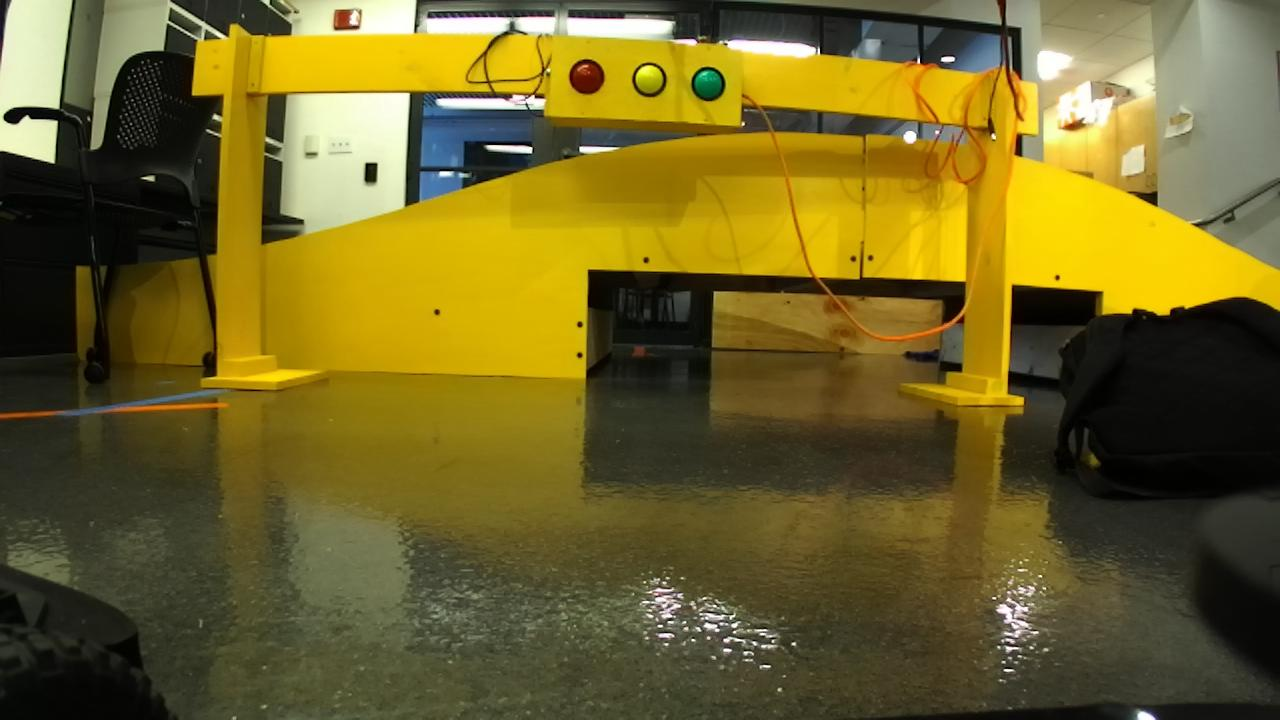
#> input picture src/final_challenge/images/4.jpg, 1280 x 720 px
$ python colour.py   (Python 2 division)   (older library calls are emulated)
#> lines starting #> are read from the running program, lines starting #| are printed output that depends on the picture; after the words box and inside, x2 and y2 are one past the last pixel; in counts of white or black regions, pixels touching at a corner belong together
'''
08/2/18
TEAM 08
RAHUL, CHASE, WILLIAM
BWSI

LICENSE: https://github.mit.edu/bwsi-racecar-students-2018/gr8-week3-team08/blob/master/LICENSE.md

'''

import cv2
import numpy as np

def nothing(xp): pass

cv2.namedWindow('edit')
cv2.createTrackbar('H min', 'edit', 39, 179, nothing)
cv2.createTrackbar('H max', 'edit', 78, 179, nothing)
cv2.createTrackbar('S min', 'edit', 177, 255, nothing)
cv2.createTrackbar('S max', 'edit', 255, 255, nothing)
cv2.createTrackbar('V min', 'edit', 76, 255, nothing)
cv2.createTrackbar('V max', 'edit', 155, 255, nothing)

# Crop image!
img = cv2.imread('images/4.jpg', 1)
#> img is the input picture: shape (720, 1280, 3); mean B, G, R 39.3, 99.6, 111.7
img = img[:720/2,:,:]
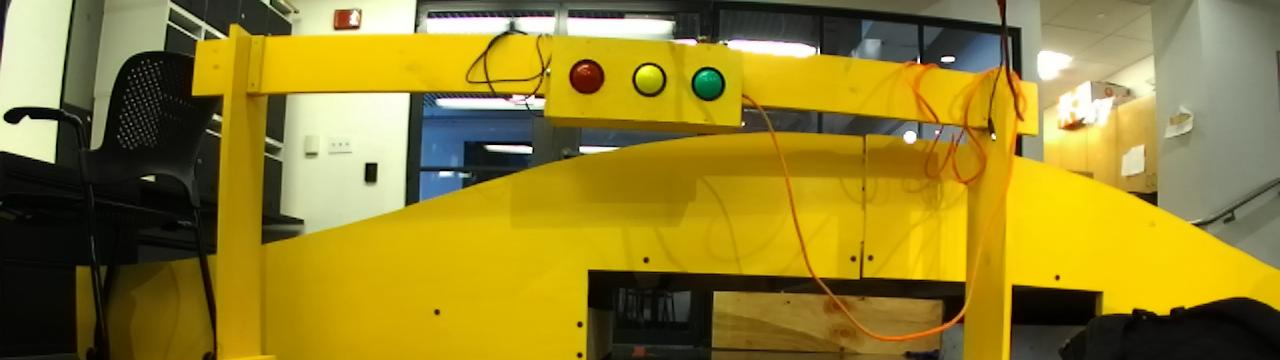
#> img: shape (360, 1280, 3); mean B, G, R 43.7, 129.2, 147.3
img_hsv = cv2.cvtColor(img, cv2.COLOR_BGR2HSV)
#> img_hsv: shape (360, 1280, 3); mean H, S, V 32.1, 164.1, 149.9

while 1:
    hmin, smin, vmin = cv2.getTrackbarPos('H min', 'edit'), cv2.getTrackbarPos( 'S min', 'edit'), cv2.getTrackbarPos( 'V min', 'edit')
    hmax, smax, vmax = cv2.getTrackbarPos('H max', 'edit'), cv2.getTrackbarPos( 'S max', 'edit'), cv2.getTrackbarPos( 'V max', 'edit')
    lower_range = np.array([hmin, smin, vmin])
    upper_range = np.array([hmax, smax, vmax])

    blur = cv2.GaussianBlur(img, (25,25), 0)
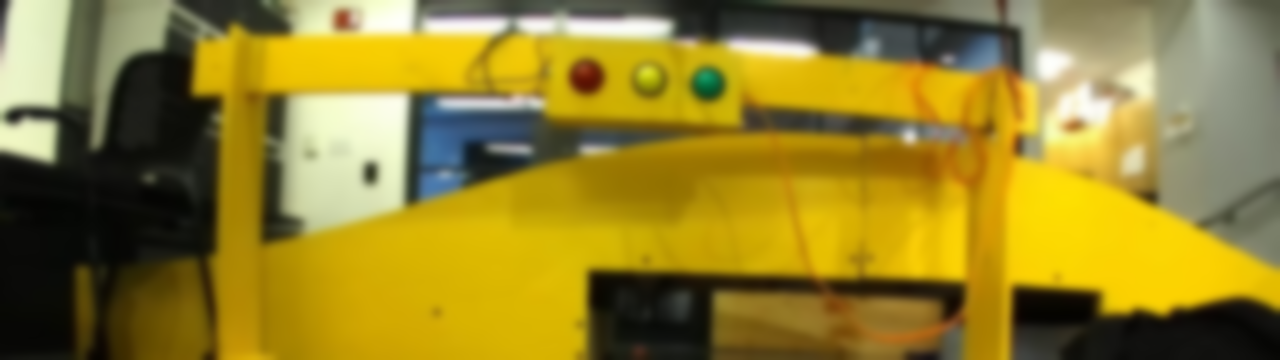
#> blur: shape (360, 1280, 3); mean B, G, R 43.7, 129.2, 147.3
    blurhsv = cv2.cvtColor(blur, cv2.COLOR_BGR2HSV)
#> blurhsv: shape (360, 1280, 3); mean H, S, V 30.8, 161.3, 149.6
    mask = cv2.inRange(blurhsv, lower_range, upper_range)
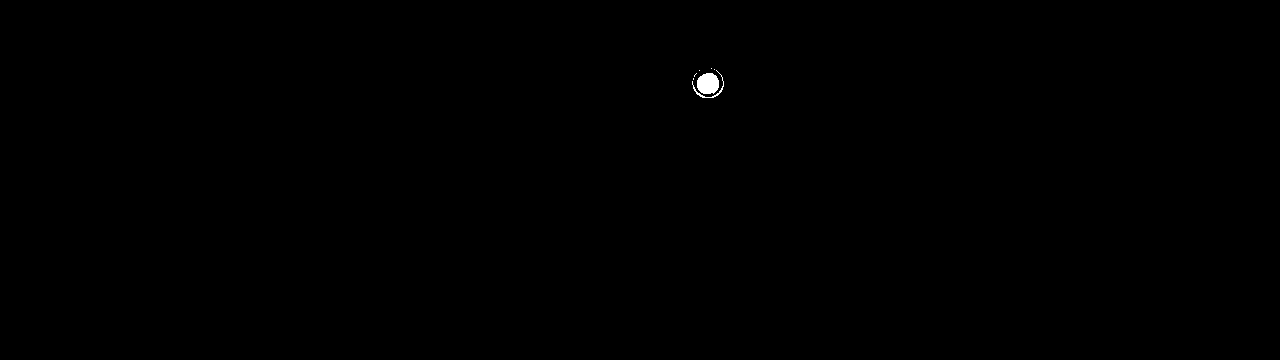
#> mask: shape (360, 1280); 0.1% white; 7 white regions (5 under 20 px)
    img2 = cv2.bitwise_and(blurhsv, blurhsv, mask=mask)
#> img2: shape (360, 1280, 3); mean H, S, V 0.1, 0.2, 0.1
    _, contours,_ = cv2.findContours(mask,  cv2.RETR_TREE, cv2.CHAIN_APPROX_SIMPLE)
#> contours = 7 contours, 5 with area under 20; largest, box (x1, y1, x2, y2) and area: (697, 73, 719, 94) 348, (692, 70, 724, 98) 34
    max_contour = None
    max_area = 0
    for c in contours:
        _, _, ew, eh = cv2.boundingRect(c)
        # Eccentricity
        e = ew/eh
        area = cv2.contourArea(c)
        if 0.95 < e < 1.05 and area > 30 and area > max_area:
            max_contour = c
            max_area = area
#> this loop made 7 passes
#> (ew, eh, e, area, max_area) on pass 2: (22, 21, 1, 348.5, 348.5)
#> (ew, eh, e, area) on pass 4: (32, 28, 1, 33.5)
#> after the loop, max_area = 348.5; max_contour = contour of 29 points, box (x1, y1, x2, y2) (697, 73, 719, 94), area 348
    x, y, w, h = cv2.boundingRect(max_contour)
#> x = 697; y = 73; w = 22; h = 21
    cv2.rectangle(img2, (x, y), (x + w, y + h), (0, 0, 255), 2)
#> img2: shape (360, 1280, 3); mean H, S, V 0.1, 0.2, 0.2

    mix = cv2.addWeighted(blur, 0.5, img2, 1, 0)
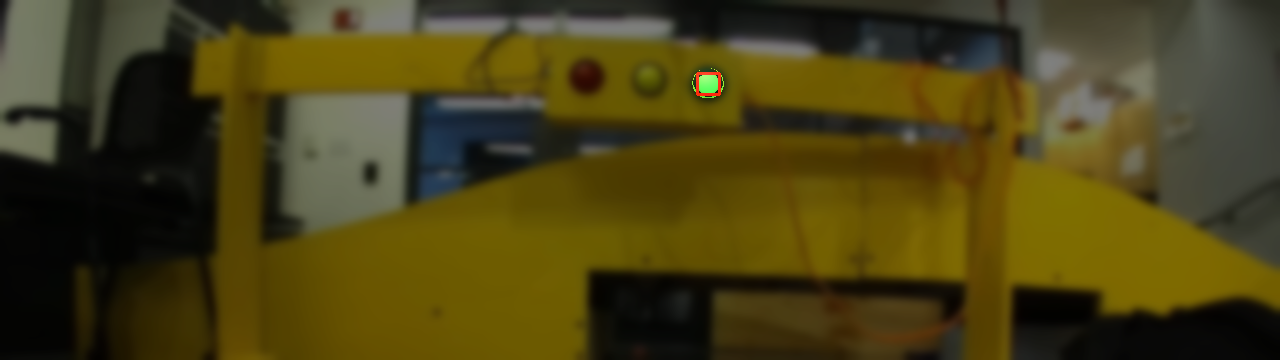
#> mix: shape (360, 1280, 3); mean B, G, R 21.9, 64.8, 73.9
    cv2.imshow('greenlight', mix)

    k = cv2.waitKey(1) & 0xFF
#> (key Esc is pressed here)
    if k == 27: break
exit()
#> (the program exits here)

$ run again, with src/final_challenge/images/2.jpg copied over src/final_challenge/images/4.jpg
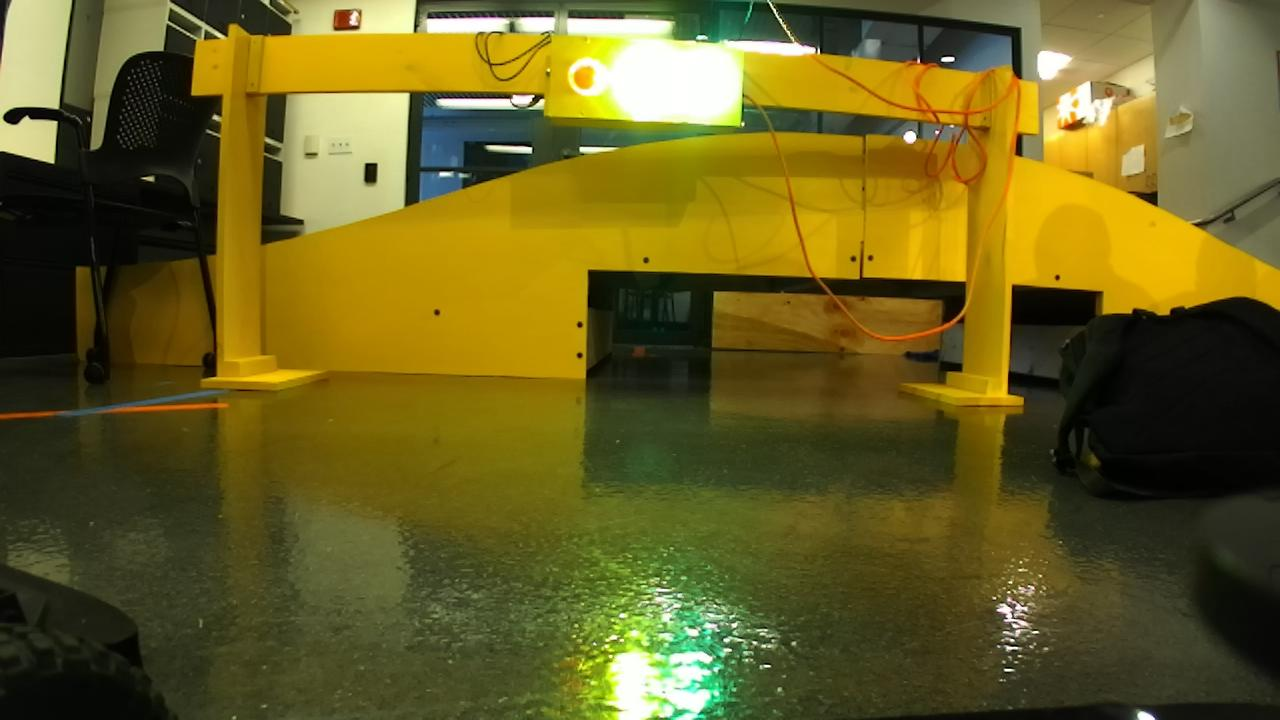
#> input picture src/final_challenge/images/2.jpg, 1280 x 720 px
#> img is the input picture: shape (720, 1280, 3); mean B, G, R 33.4, 95, 104.1
#> img: shape (360, 1280, 3)
#> img_hsv: shape (360, 1280, 3); mean H, S, V 30.7, 174.3, 138.8
#> `blur = cv2.GaussianBlur(img, (25,25), 0)`:
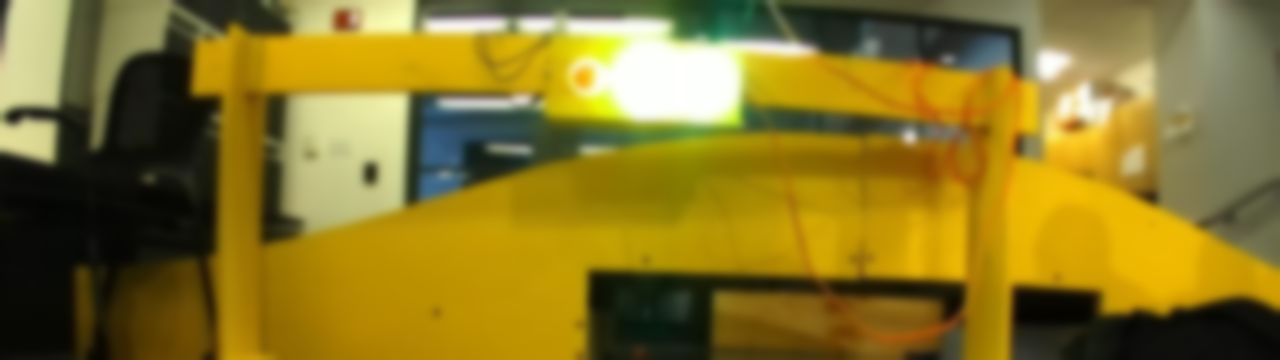
#> blur: shape (360, 1280, 3); mean B, G, R 38.7, 117.7, 136.1
#> blurhsv: shape (360, 1280, 3); mean H, S, V 29.6, 171.6, 138.6
#> mask: shape (360, 1280); 0.06% white; 14 white regions (9 under 20 px)
#> contours = 14 contours, 12 with area under 20; largest, box (x1, y1, x2, y2) and area: (710, 18, 721, 33) 84, (739, 0, 747, 13) 26
#> the loop `for c in contours:` made 14 passes
#> (ew, eh, e, area) on passes 10, 14: (11, 15, 0, 84.5), (8, 13, 0, 26.5)
#> after the loop `for c in contours:`: max_area = 0
#> `mix = cv2.addWeighted(blur, 0.5, img2, 1, 0)`:
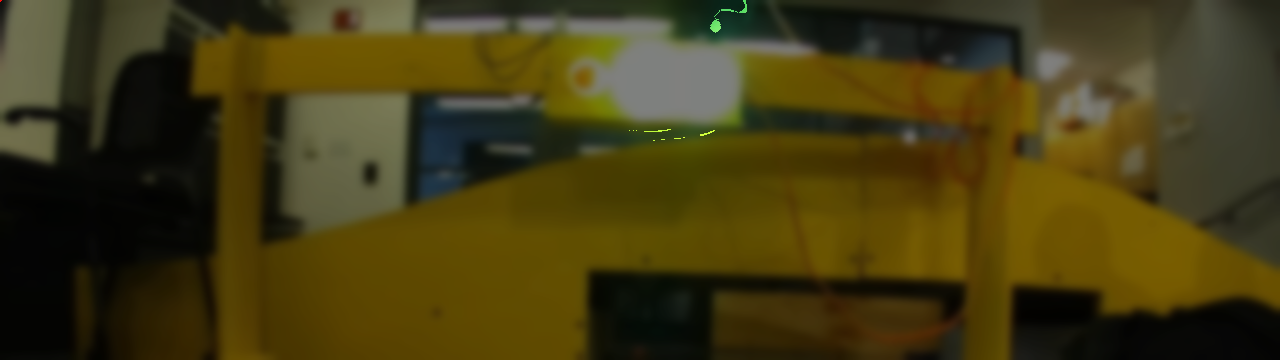
#> mix: shape (360, 1280, 3); mean B, G, R 19.3, 59, 68.1
